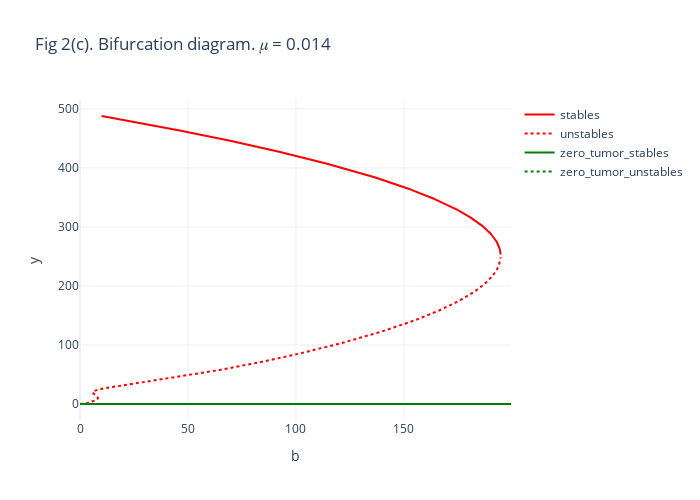

The notebook cell this image was saved under:
### Markdown cell above
### ! Bifurcation diagram. 𝜇 = 0.014

### Code cell
fig = go.Figure()
stables = df[df.stable & (df.y != 0)]
unstables = df[~df.stable & (df.y != 0)]
zero_tumor_stables = df[df.stable & (df.y == 0)]
zero_tumor_unstables = df[~df.stable & (df.y == 0)]

fig.add_trace(go.Scatter(x=stables.b, y=stables.y, mode='lines', name="stables",
              line={"color": "red"} | get_line_mode(stable=True)))
fig.add_trace(go.Scatter(x=unstables.b, y=unstables.y, mode='lines', name="unstables",
                         line={"color": "red"} | get_line_mode(stable=False)))
fig.add_trace(go.Scatter(x=zero_tumor_stables.b, y=zero_tumor_stables.y, mode='lines', name="zero_tumor_stables",
                         line={"color": "green"} | get_line_mode(stable=True)))
fig.add_trace(go.Scatter(x=zero_tumor_unstables.b, y=zero_tumor_unstables.y, mode='lines', name="zero_tumor_unstables",
                         line={"color": "green"} | get_line_mode(stable=False)))

fig.update_layout(title="Fig 2(c). Bifurcation diagram. 𝜇 = 0.014")
fig.update_layout(xaxis={"title": "b"}, yaxis={"title": "y"}, template="plotly_white", autosize=False,
                  width=700,
                  height=500)

### Figure 1 — Plotly figure (JSON) as saved in the notebook; plotly's stock layout.template omitted (floating-point values rounded to 4 significant figures; data arrays with more than 128 entries replaced by an {"elided": "..."} marker saying what was removed)
{"data": [{"line": {"color": "red"}, "mode": "lines", "name": "stables", "type": "scatter", "x": {"elided": "603 float values"}, "y": {"elided": "603 float values"}}, {"line": {"color": "red", "dash": "dot"}, "mode": "lines", "name": "unstables", "type": "scatter", "x": {"elided": "948 float values"}, "y": {"elided": "948 float values"}}, {"line": {"color": "green"}, "mode": "lines", "name": "zero_tumor_stables", "type": "scatter", "x": {"elided": "810 float values"}, "y": {"elided": "810 int values"}}, {"line": {"color": "green", "dash": "dot"}, "mode": "lines", "name": "zero_tumor_unstables", "type": "scatter", "x": [0, 1.3, 1.1, 1, 0.9, 0.7, 0.6, 0.5, 0.3, 0.2, 0.1, 1.2, 0.4, 0.8], "y": [0, 0, 0, 0, 0, 0, 0, 0, 0, 0, 0, 0, 0, 0]}], "layout": {"autosize": false, "height": 500, "title": {"text": "Fig 2(c). Bifurcation diagram. 𝜇 = 0.014"}, "width": 700, "xaxis": {"autorange": true, "range": [0, 199.6], "title": {"text": "b"}, "type": "linear"}, "yaxis": {"autorange": true, "range": [-27.1, 515.0], "title": {"text": "y"}, "type": "linear"}}}
